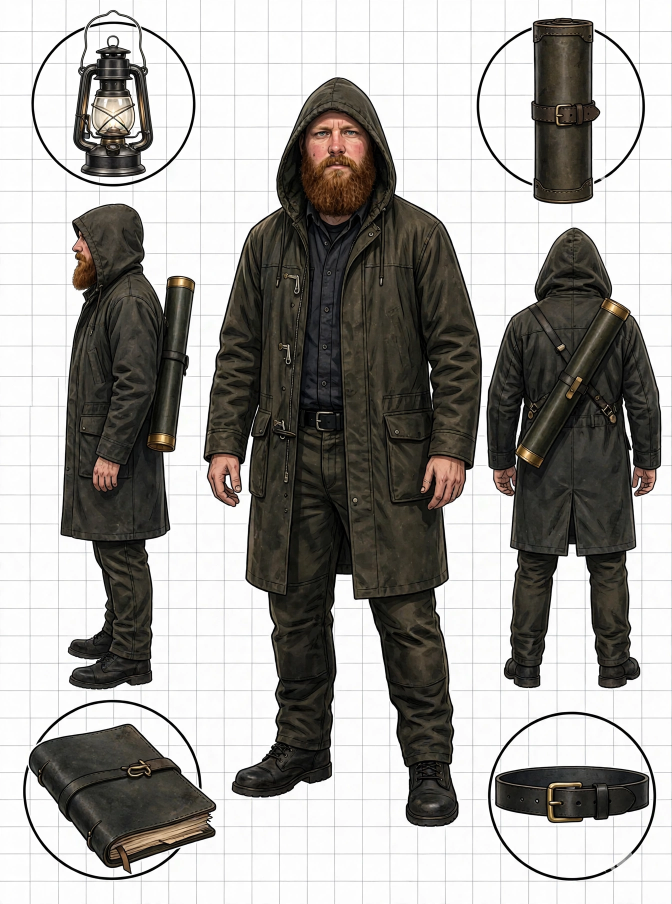
#> input picture art-source/archivist/character-sheet-archivist-hooded.webp, 1344 x 1808 px (shown at 1/2 size)
$ python cut.py
#> lines starting #> are read from the running program, lines starting #| are printed output that depends on the picture; after the words box and inside, x2 and y2 are one past the last pixel; in counts of white or black regions, pixels touching at a corner belong together
#!/usr/bin/env python3
"""Cut The Unfinished Journal hero ("The Archivist") into the game's painted parts.

Source: character-sheet-archivist-hooded.webp (approved by Carter 2026-10-21; face from his own selfie,
hood up). Output: docs/assets/games/art/treasure/{body,thigh,shin,portrait,portrait-smile}.png + manifest.json.

Run from the repo root:  python3 art-source/archivist/cut.py
Needs Pillow, numpy, scipy. Re-running gives the same files.

The side view (left figure on the sheet) faces left; the game's parts face right, so they are mirrored.
Coordinates below are in sheet pixels. The hero's face is never redrawn: every pixel of it comes from the sheet.
"""
import json, os
import numpy as np
from PIL import Image
from scipy import ndimage

HERE = os.path.dirname(os.path.abspath(__file__))
ROOT = os.path.abspath(os.path.join(HERE, "..", ".."))
OUT = os.path.join(ROOT, "docs", "assets", "games", "art", "treasure")
SHEET = Image.open(os.path.join(HERE, "character-sheet-archivist-hooded.webp")).convert("RGB")
#> SHEET is the input picture: PIL image 1344x1808 RGB; mean R, G, B 162.5, 160.6, 157.3

# Carter, 2026-10-25: "make the cloak darker". Only the coat and hood are darkened: dull, unsaturated olive and
# charcoal pixels inside the coat areas. The face (boxes kept out), the beard and skin (too saturated), the eyes, the brass
# and the scroll case are left exactly as on the sheet.
CLOAK_DARKEN = 0.62
def darken_cloak(sheet):
    a = np.asarray(sheet).astype(float)
    mx, mn = a.max(2), a.min(2)
    dull = np.clip((40 - (mx - mn)) / 12, 0, 1) * np.clip((165 - mx) / 25, 0, 1)   # soft edges, no hard seams
    area = np.zeros(mx.shape)
    area[400:1086, 100:400] = 1          # side view, hood to coat hem
    area[540:910, 290:400] = 0           # its scroll case
    area[468:525, 148:200] = 0           # its eye and brow (skin and beard are protected by colour)
    area[150:522, 520:820] = 1           # front view, the portrait crop
    area[262:330, 612:740] = 0           # its eyes and brow
    area = ndimage.gaussian_filter(area, 6)
    f = 1 - (1 - CLOAK_DARKEN) * dull * area
    return Image.fromarray(np.clip(a * f[:, :, None], 0, 255).astype(np.uint8))
SHEET = darken_cloak(SHEET)


def cutout(box):
    """Crop a box and make the paper and grid lines transparent: flood-fill light, grey pixels from the edge."""
#> called with box = (100, 400, 400, 1390)
    im = SHEET.crop(box)
    a = np.asarray(im).astype(int)
#> a: shape (990, 300, 3) int64
    mx, mn = a.max(2), a.min(2)
#> mx: shape (990, 300) int64
#> mn: shape (990, 300) int64
    light = (mn > 150) & (mx - mn < 28)                 # paper white and the grey grid; the figure is outlined in black
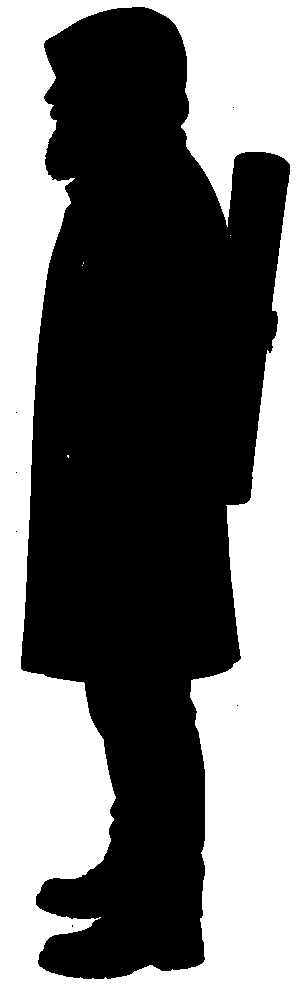
#> light: shape (990, 300) bool; 43.9% white; 5 white regions (4 under 20 px), largest, box (x1, y1, x2, y2) and area: (0, 0, 300, 990) 130249
    lab, _ = ndimage.label(light)
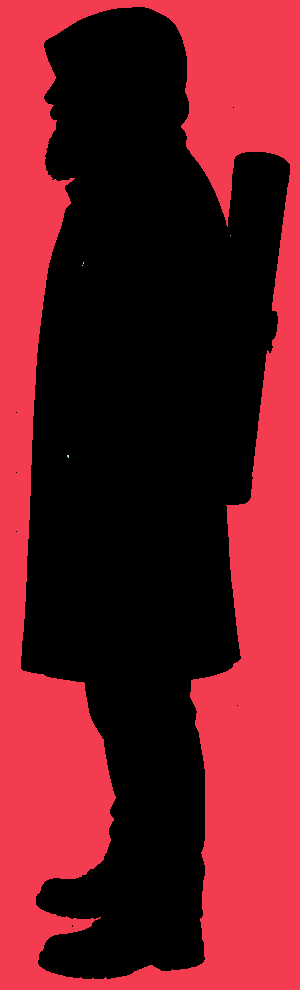
#> lab: shape (990, 300) int32; 6 distinct labels, from 0 to 5; one colour per label, 0 black
    edge = set(np.unique(np.concatenate([lab[0], lab[-1], lab[:, 0], lab[:, -1]]))) - {0}
#> edge = 1 item
    bg = np.isin(lab, list(edge))
#> bg: shape (990, 300) bool; 43.9% white; 1 white region, box (x1, y1, x2, y2) and area: (0, 0, 300, 990) 130249
    fg = ndimage.binary_opening(~bg, iterations=1)     # drop stray grid specks
#> fg: shape (990, 300) bool; 56.1% white; 1 black region, box (x1, y1, x2, y2) and area: (0, 0, 300, 990) 130264
    lab2, n = ndimage.label(fg)
#> n = 1
    if n > 1:                                           # keep only pieces of a useful size
        sizes = ndimage.sum(fg, lab2, range(1, n + 1))
        keep = [i + 1 for i, s in enumerate(sizes) if s > 400]
        fg = np.isin(lab2, keep)
    alpha = ndimage.gaussian_filter(fg.astype(float), 0.6)   # soft one-pixel edge
    rgba = np.dstack([a, (np.clip(alpha, 0, 1) * 255)]).astype(np.uint8)
    return rgba


def save(rgba, name):
    Image.fromarray(rgba).save(os.path.join(OUT, name + ".png"), optimize=True)


# ---- side view: sheet box (100,400)-(400,1390); figure coordinates are relative to that box ----
SIDE = (100, 400, 400, 1390)
side = cutout(SIDE)
H, W = side.shape[:2]
#> H = 990; W = 300
ys, xs = np.nonzero(side[:, :, 3] > 128)
top, sole = int(ys.min()), int(ys.max())
#> top = 7; sole = 978
HIP = (140, 490)        # under the coat, level with the wrist
KNEE = (140, 712)       # just below the coat hem
HEM = 686               # the coat ends here; the body part stops at it

# body: hood to coat hem (arm, hand and the scroll case on the back included)
body = side[top:HEM].copy()

# shin: the near leg from the knee to the sole. Its boot is the lower one; the far leg's boot pokes out above-left,
# so everything left of the near trouser above the near boot's laces is cleared.
shin = side[KNEE[1]:sole + 1].copy()
lace = 912 - KNEE[1]
for r in range(lace + 11):                     # the near trouser's back edge slants from x 86 at the knee to 108 at the laces
    shin[r, :int(86 + 22 * min(r, lace) / lace), 3] = 0
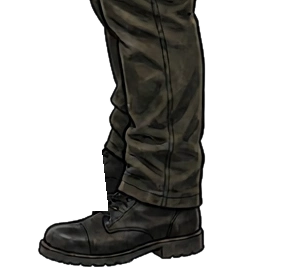
#> shin: shape (267, 300, 4); mean R, G, B, A 170.1, 169.4, 167.4, 88.7; transparent parts drawn white
# thigh: hidden under the coat almost all the time; made from the trouser just below the hem, stretched up to the hip
strip = Image.fromarray(side[HEM + 2:KNEE[1] + 24, 84:200].copy())
thigh = np.asarray(strip.resize((116, KNEE[1] + 24 - HIP[1]), Image.LANCZOS)).copy()

def mirror(a):
    return a[:, ::-1].copy()
#> returned value: shape (679, 300, 4)

def trim(a):
    """Trim fully transparent columns and rows; returns the array and the (x0, y0) removed."""
    al = a[:, :, 3] > 8
#> al: shape (679, 300) bool; 66.3% white; 2 black regions, box (x1, y1, x2, y2) and area: (0, 0, 151, 679) 40712, (183, 0, 300, 679) 27883
    yy, xx = np.nonzero(al)
    x0, x1, y0, y1 = xx.min(), xx.max() + 1, yy.min(), yy.max() + 1
#> x0 = 9; x1 = 280; y0 = 0; y1 = 679
    return a[y0:y1, x0:x1], int(x0), int(y0)

# mirror so the hero faces right, then trim and record pivots in the trimmed images
body_m, bx0, by0 = trim(mirror(body))
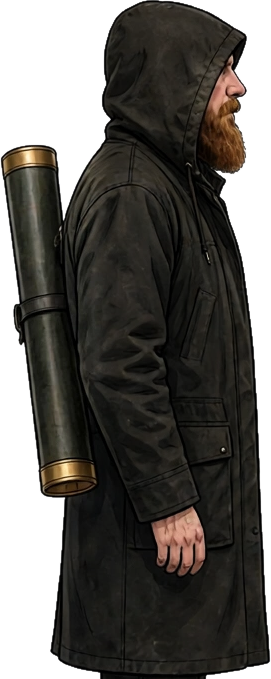
#> body_m: shape (679, 271, 4); mean R, G, B, A 97, 94.6, 90.6, 184.8; transparent parts drawn white
#> bx0 = 9; by0 = 0
shin_m, sx0, sy0 = trim(mirror(shin))
#> in trim (call 2), `al = a[:, :, 3] > 8`: al: shape (267, 300) bool; 35.6% white; 1 white region, box (x1, y1, x2, y2) and area: (94, 0, 263, 267) 28486
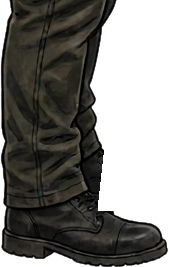
#> shin_m: shape (267, 169, 4); mean R, G, B, A 108.5, 107.4, 103.7, 157.4; transparent parts drawn white
#> sx0 = 94; sy0 = 0
thigh_m, tx0, ty0 = trim(mirror(thigh))
#> in trim (call 3), `al = a[:, :, 3] > 8`:
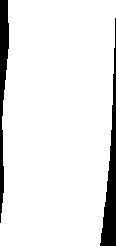
#> al: shape (246, 116) bool; 91.4% white; 2 black regions, box (x1, y1, x2, y2) and area: (100, 18, 116, 246) 1380, (0, 0, 9, 223) 1077
#> in trim (call 3), `x0, x1, y0, y1 = xx.min(), xx.max() + 1, yy.min(), yy.max() + 1`: x1 = 116; y1 = 246
#> tx0 = 0; ty0 = 0
hipX_m = W - 1 - HIP[0]
#> hipX_m = 159
kneeX_m = W - 1 - KNEE[0]
#> kneeX_m = 159
# The hero is drawn about 36 px tall (up to ~170 device pixels on a sharp phone), so the parts ship at half the sheet's
# resolution and every manifest number is in those half-size pixels.
S = 0.5
def half(a):
    im = Image.fromarray(a)
    return np.asarray(im.resize((max(1, round(im.width * S)), max(1, round(im.height * S))), Image.LANCZOS))
#> returned value: shape (340, 136, 4)
body_h, thigh_h, shin_h = half(body_m), half(thigh_m), half(shin_m)
save(body_h, "body"); save(thigh_h, "thigh"); save(shin_h, "shin")
def r(v):
    return round(v * S, 1)

# the raised arm drawn while using the line or hanging from the rope: shoulder relative to the hip, in sheet pixels
SHOULDER = (150, 236)
manifest = {
    "figH": r(sole - top),
    "body": {"pivotX": r(hipX_m - bx0), "pivotY": r(HIP[1] - top - by0), "w": int(body_h.shape[1]), "h": int(body_h.shape[0])},
    "thigh": {"pivotX": r(116 - 1 - 58 - tx0), "pivotY": r(0 - ty0), "w": int(thigh_h.shape[1]), "h": int(thigh_h.shape[0])},
    "shin": {"pivotX": r(kneeX_m - sx0), "pivotY": r(0 - sy0), "w": int(shin_h.shape[1]), "h": int(shin_h.shape[0])},
    "kneeFromHip": [r(-(KNEE[0] - HIP[0])), r(KNEE[1] - HIP[1])],
    "footFromHip": r(sole - HIP[1]),
    "arm": {"x": r(-(SHOULDER[0] - HIP[0])), "y": r(SHOULDER[1] - HIP[1]), "len": r(215), "w": r(62),
            "sleeve": "#1b1b16", "sleeveLight": "#2b2a21", "hand": "#c99878"},
}
with open(os.path.join(OUT, "manifest.json"), "w") as f:
    json.dump(manifest, f, indent=1)

# ---- portraits for the story cards: the front view's head and shoulders, hood up ----
PORTRAIT = (520, 150, 820, 522)           # 300 x 372, the cards' 220 x 273 shape
p = cutout(PORTRAIT)
#> in cutout (call 2), `light = (mn > 150) & (mx - mn < 28)`: light: shape (372, 300) bool; 28.6% white; 6 white regions (5 under 20 px), largest, box (x1, y1, x2, y2) and area: (0, 0, 300, 292) 31949
#> in cutout (call 2), `lab, _ = ndimage.label(light)`: lab: shape (372, 300) int32; 7 distinct labels, from 0 to 6
#> in cutout (call 2), `bg = np.isin(lab, list(edge))`: bg: shape (372, 300) bool; 28.6% white; 1 white region, box (x1, y1, x2, y2) and area: (0, 0, 300, 292) 31949
#> in cutout (call 2), `fg = ndimage.binary_opening(~bg, iterations=1)`: fg: shape (372, 300) bool; 71.4% white; 3 black regions (2 under 20 px), largest, box (x1, y1, x2, y2) and area: (0, 0, 300, 292) 31952
pim = Image.fromarray(p).resize((220, 273), Image.LANCZOS)
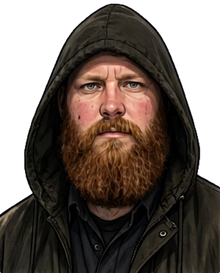
#> pim: PIL image 220x273 RGBA; mean R, G, B, A 42, 31.9, 25.3, 182; transparent parts drawn white
pim.save(os.path.join(OUT, "portrait.png"), optimize=True)
# The sheet has one expression only. No smile is invented: the "smile" card shows the same face.
pim.save(os.path.join(OUT, "portrait-smile.png"), optimize=True)
print(json.dumps(manifest))
#> (printed output is left out)
